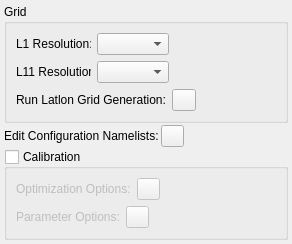
     <widget class="QWidget" name="tab_execution">
      <attribute name="title">
       <string>4. Execution</string>
      </attribute>
      <layout class="QVBoxLayout" name="verticalLayout_tab_valid">
       <property name="spacing">
        <number>2</number>
       </property>
       <property name="leftMargin">
        <number>4</number>
       </property>
       <property name="topMargin">
        <number>4</number>
       </property>
       <property name="rightMargin">
        <number>4</number>
       </property>
       <property name="bottomMargin">
        <number>4</number>
       </property>
       <item>
        <widget class="QGroupBox" name="groupBox_gridConfiguration">
         <property name="title">
          <string>Grid</string>
         </property>
         <layout class="QVBoxLayout" name="verticalLayout_2">
          <item>
           <layout class="QHBoxLayout" name="horizontalLayout_L1" stretch="1,0,0,0,0">
            <item>
             <widget class="QLabel" name="label_L1">
              <property name="minimumSize">
               <size>
                <width>20</width>
                <height>0</height>
               </size>
              </property>
              <property name="maximumSize">
               <size>
                <width>75</width>
                <height>16777215</height>
               </size>
              </property>
              <property name="text">
               <string>L1 Resolution:</string>
              </property>
              <property name="alignment">
               <set>Qt::AlignLeading|Qt::AlignLeft|Qt::AlignVCenter</set>
              </property>
             </widget>
            </item>
            <item>
             <widget class="QComboBox" name="comboBox_L1"/>
            </item>
            <item>
             <widget class="QLabel" name="label_L1Resolution">
              <property name="minimumSize">
               <size>
                <width>30</width>
                <height>0</height>
               </size>
              </property>
              <property name="text">
               <string/>
              </property>
             </widget>
            </item>
            <item>
             <widget class="QLabel" name="label_L1ResolutionUnit">
              <property name="minimumSize">
               <size>
                <width>25</width>
                <height>0</height>
               </size>
              </property>
              <property name="text">
               <string/>
              </property>
             </widget>
            </item>
            <item>
             <spacer name="horizontalSpacer_L1">
              <property name="orientation">
               <enum>Qt::Horizontal</enum>
              </property>
              <property name="sizeHint" stdset="0">
               <size>
                <width>40</width>
                <height>20</height>
               </size>
              </property>
             </spacer>
            </item>
           </layout>
          </item>
          <item>
           <layout class="QHBoxLayout" name="horizontalLayout_L11" stretch="1,0,0,0,0">
            <item>
             <widget class="QLabel" name="label_L11">
              <property name="minimumSize">
               <size>
                <width>20</width>
                <height>0</height>
               </size>
              </property>
              <property name="maximumSize">
               <size>
                <width>75</width>
                <height>16777215</height>
               </size>
              </property>
              <property name="text">
               <string>L11 Resolution:</string>
              </property>
              <property name="alignment">
               <set>Qt::AlignLeading|Qt::AlignLeft|Qt::AlignVCenter</set>
              </property>
             </widget>
            </item>
            <item>
             <widget class="QComboBox" name="comboBox_L11"/>
            </item>
            <item>
             <widget class="QLabel" name="label_L11Resolution">
              <property name="minimumSize">
               <size>
                <width>30</width>
                <height>0</height>
               </size>
              </property>
              <property name="text">
               <string/>
              </property>
             </widget>
            </item>
            <item>
             <widget class="QLabel" name="label_L11ResolutionUnit">
              <property name="minimumSize">
               <size>
                <width>25</width>
                <height>0</height>
               </size>
              </property>
              <property name="text">
               <string/>
              </property>
             </widget>
            </item>
            <item>
             <spacer name="horizontalSpacer_L11">
              <property name="orientation">
               <enum>Qt::Horizontal</enum>
              </property>
              <property name="sizeHint" stdset="0">
               <size>
                <width>40</width>
                <height>20</height>
               </size>
              </property>
             </spacer>
            </item>
           </layout>
          </item>
          <item>
           <layout class="QHBoxLayout" name="horizontalLayout_3">
            <property name="topMargin">
             <number>0</number>
            </property>
            <item>
             <widget class="QLabel" name="label">
              <property name="text">
               <string>Run Latlon Grid Generation:</string>
              </property>
             </widget>
            </item>
            <item>
             <widget class="QPushButton" name="pushButton_createLatLon">
              <property name="maximumSize">
               <size>
                <width>24</width>
                <height>24</height>
               </size>
              </property>
              <property name="toolTip">
               <string>Create LatLon.nc file</string>
              </property>
              <property name="text">
               <string/>
              </property>
              <property name="icon">
               <iconset resource="resources.qrc">
                <normaloff>:/plugins/mhm_qgis/Resources/latlon.png</normaloff>:/plugins/mhm_qgis/Resources/latlon.png</iconset>
              </property>
             </widget>
            </item>
            <item>
             <spacer name="horizontalSpacer_9">
              <property name="orientation">
               <enum>Qt::Horizontal</enum>
              </property>
              <property name="sizeHint" stdset="0">
               <size>
                <width>40</width>
                <height>20</height>
               </size>
              </property>
             </spacer>
            </item>
           </layout>
          </item>
         </layout>
        </widget>
       </item>
       <item>
        <layout class="QHBoxLayout" name="horizontalLayout_nml">
         <property name="topMargin">
          <number>0</number>
         </property>
         <item>
          <widget class="QLabel" name="label_nml">
           <property name="text">
            <string>Edit Configuration Namelists:</string>
           </property>
          </widget>
         </item>
         <item>
          <widget class="QPushButton" name="pushButton_edit_nmls">
           <property name="maximumSize">
            <size>
             <width>23</width>
             <height>23</height>
            </size>
           </property>
           <property name="toolTip">
            <string>Write all morphological layers</string>
           </property>
           <property name="text">
            <string/>
           </property>
           <property name="icon">
            <iconset resource="resources.qrc">
             <normaloff>:/plugins/mhm_qgis/Resources/write.png</normaloff>:/plugins/mhm_qgis/Resources/write.png</iconset>
           </property>
          </widget>
         </item>
         <item>
          <spacer name="horizontalSpacer_nml">
           <property name="orientation">
            <enum>Qt::Horizontal</enum>
           </property>
           <property name="sizeHint" stdset="0">
            <size>
             <width>40</width>
             <height>20</height>
            </size>
           </property>
          </spacer>
         </item>
        </layout>
       </item>
       <item>
        <widget class="QGroupBox" name="groupBox">
         <property name="title">
          <string>Calibration</string>
         </property>
         <property name="checkable">
          <bool>true</bool>
         </property>
         <property name="checked">
          <bool>false</bool>
         </property>
         <layout class="QVBoxLayout" name="verticalLayout_6">
          <item>
           <layout class="QHBoxLayout" name="horizontalLayout">
            <property name="topMargin">
             <number>0</number>
            </property>
            <item>
             <widget class="QLabel" name="label_2">
              <property name="text">
               <string>Optimization Options:</string>
              </property>
             </widget>
            </item>
            <item>
             <widget class="QPushButton" name="pushButton_edit_nmls_2">
              <property name="maximumSize">
               <size>
                <width>23</width>
                <height>23</height>
               </size>
              </property>
              <property name="toolTip">
               <string>Write all morphological layers</string>
              </property>
              <property name="text">
               <string/>
              </property>
              <property name="icon">
               <iconset resource="resources.qrc">
                <normaloff>:/plugins/mhm_qgis/Resources/write.png</normaloff>:/plugins/mhm_qgis/Resources/write.png</iconset>
              </property>
             </widget>
            </item>
            <item>
             <spacer name="horizontalSpacer_2">
              <property name="orientation">
               <enum>Qt::Horizontal</enum>
              </property>
              <property name="sizeHint" stdset="0">
               <size>
                <width>40</width>
                <height>20</height>
               </size>
              </property>
             </spacer>
            </item>
           </layout>
          </item>
          <item>
           <layout class="QHBoxLayout" name="horizontalLayout_5">
            <property name="topMargin">
             <number>0</number>
            </property>
            <item>
             <widget class="QLabel" name="label_3">
              <property name="text">
               <string>Parameter Options:</string>
              </property>
             </widget>
            </item>
            <item>
             <widget class="QPushButton" name="pushButton_edit_nmls_3">
              <property name="maximumSize">
               <size>
                <width>23</width>
                <height>23</height>
               </size>
              </property>
              <property name="toolTip">
               <string>Write all morphological layers</string>
              </property>
              <property name="text">
               <string/>
              </property>
              <property name="icon">
               <iconset resource="resources.qrc">
                <normaloff>:/plugins/mhm_qgis/Resources/write.png</normaloff>:/plugins/mhm_qgis/Resources/write.png</iconset>
              </property>
             </widget>
            </item>
            <item>
             <spacer name="horizontalSpacer_3">
              <property name="orientation">
               <enum>Qt::Horizontal</enum>
              </property>
              <property name="sizeHint" stdset="0">
               <size>
                <width>40</width>
                <height>20</height>
               </size>
              </property>
             </spacer>
            </item>
           </layout>
          </item>
         </layout>
        </widget>
       </item>
      </layout>
     </widget>
